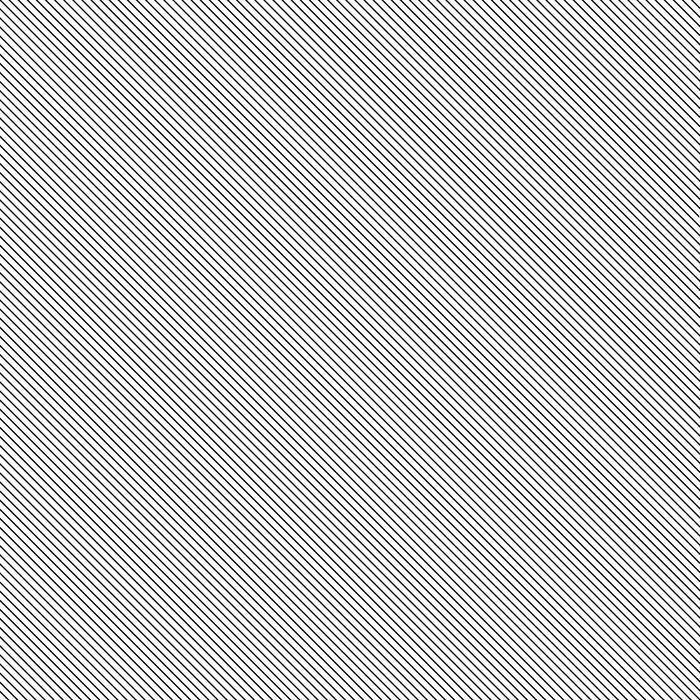
%> input picture dominatfeature/data/1.png, 700 x 700 px, shrunk from 1000 x 1000 before the run; the run also reads 4 pictures not shown here
$ octave exp1_betterlooking.m   (GNU Octave 9; MATLAB toolbox functions it lacks are replaced by stand-ins)
%> lines starting %> are read from the running program, lines starting %| are printed output that depends on the picture; in (x1, y1, x2, y2) boxes, pixels count from 0 and x2, y2 are one past the last pixel; in counts of white or black regions, pixels touching at a corner belong together; the program's own positions count from 1
### config/config_tool.m
[a,b,c] = fileparts(mfilename('fullpath')) ;
[a,b,c] = fileparts(a);
root = a ;

addpath(fullfile(root,'function'));
addpath(fullfile(root,'code_old'));

%addpath(fullfile(root,'gmm'));
%addpath(fullfile(root,'segmentation'));


if systemJudge() == 1
    addpath('~/projects/imageprocessing/common');
    addpath('~/projects/imageprocessing/common_c');
else

    if exist('E:') == 0
        addpath('D:\projects\Matlab\imageprocessing\common');
        addpath('D:\projects\Matlab\imageprocessing\common_c');
    else
        addpath('E:\projects\Matlab\imageprocessing\common');
        addpath('E:\projects\Matlab\imageprocessing\common_c');
    end
end

### dominatfeature/exp1_betterlooking.m
clear all
close all
clc

run('../config/config_tool');
%> (this line was passed over: systemJudge is not available in this run)
addpath('./data/');

grayimg = double(imread('2.png'));
%> grayimg: size 840x840x3 double; every value is 10
clrrimg = double(imread('3.png'));
%> clrrimg: size 840x840x3 double; every value is 80
clrgimg = double(imread('4.png'));
%> clrgimg: size 840x840x3 double; every value is 180
clrbimg = double(imread('5.png'));
%> clrbimg: size 840x840x3 double; every value is 240
textimg = double(imread('1.png'));
%> textimg: size 700x700x3 double; min 0, max 255, mean 200.1; mean of the top-left, top-right, bottom-left and bottom-right quarters 200.1, 200.2, 200.1, 200.1

fall_img = double(imread('in000400.png'));
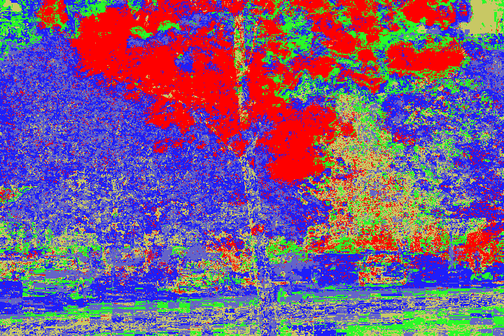
%> input picture dominatfeature/data/in000400.png, 504 x 336 px, shrunk from 720 x 480 before the run

[row_img column_img byte_img] = size(fall_img);
%> row_img = 336; column_img = 504; byte_img = 3

colorlist = [200 200 100
             40  250 40
             30  30  250
             100 100 200
             254 0   0];

showimg = zeros(row_img,column_img,byte_img);


indexr = fall_img(:,:,1) == 254;
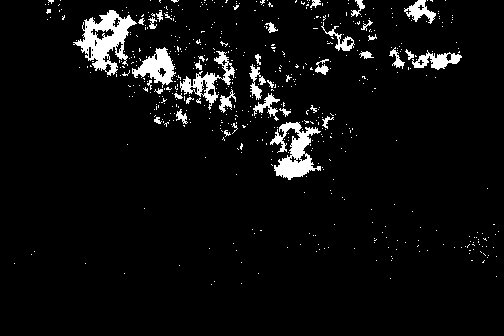
%> indexr: size 336x504 logical; 5.2% white; 557 white regions (521 under 20 px), largest, box (x1, y1, x2, y2) and area: (73, 10, 137, 76) 1811, (270, 122, 321, 180) 1387, (180, 51, 235, 110) 832
indexg = fall_img(:,:,2) == 0;
%> indexg: size 336x504 logical; 10.5% white; 1898 white regions (1866 under 20 px), largest, box (x1, y1, x2, y2) and area: (70, 2, 249, 138) 6641, (245, 52, 336, 182) 3409, (387, 45, 464, 72) 966
indexb = fall_img(:,:,3) == 0;
%> indexb: size 336x504 logical; 9.5% white; 1445 white regions (1406 under 20 px), largest, box (x1, y1, x2, y2) and area: (70, 3, 238, 128) 5750, (257, 110, 337, 182) 2004, (387, 43, 464, 72) 993

index = indexr&indexg&indexb;
%> index: size 336x504 logical; 4.9% white; 341 white regions (305 under 20 px), largest, box (x1, y1, x2, y2) and area: (73, 10, 137, 76) 1791, (270, 122, 321, 180) 1372, (132, 47, 176, 86) 809

textimg = textimg(1:row_img,1:column_img,:);
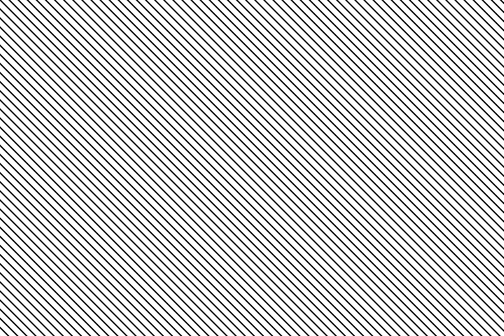
%> textimg: size 336x504x3 double; min 0, max 255, mean 200.1

for i = 1:byte_img
    timg    = textimg(:,:,i);
    tempimg = showimg(:,:,i);
    tempimg(index) = timg(index);
    showimg(:,:,i) = tempimg;
end


indexr = fall_img(:,:,1) == 200;
%> indexr: size 336x504 logical; 0.55% white; 461 white regions (460 under 20 px), largest, box (x1, y1, x2, y2) and area: (467, 0, 497, 32) 419
indexg = fall_img(:,:,2) == 200;
%> indexg: size 336x504 logical; 0.54% white; 389 white regions (388 under 20 px), largest, box (x1, y1, x2, y2) and area: (467, 0, 497, 32) 474
indexb = fall_img(:,:,3) == 100;
%> indexb: size 336x504 logical; 0.65% white; 579 white regions (578 under 20 px), largest, box (x1, y1, x2, y2) and area: (467, 0, 497, 32) 461

index = indexr&indexg&indexb;
%> index: size 336x504 logical; 0.28% white; 42 white regions (41 under 20 px), largest, box (x1, y1, x2, y2) and area: (467, 0, 497, 32) 416

textimg = grayimg(1:row_img,1:column_img,:);
%> textimg: size 336x504x3 double; every value is 10

for i = 1:byte_img
    timg    = textimg(:,:,i);
    tempimg = showimg(:,:,i);
    tempimg(index) = timg(index);
    showimg(:,:,i) = tempimg;
end
%> showimg: size 336x504x3 double; min 0, max 255, mean 9.8; mean of the top-left, top-right, bottom-left and bottom-right quarters 20.6, 17.1, 0, 1.7


indexr = fall_img(:,:,1) == 40;
%> indexr: size 336x504 logical; 0.77% white in thin lines or dots
indexg = fall_img(:,:,2) == 250;
%> indexg: size 336x504 logical; 0.28% white in thin lines or dots
indexb = fall_img(:,:,3) == 40;
%> indexb: size 336x504 logical; 0.47% white in thin lines or dots

index = indexr&indexg&indexb;
%> index: size 336x504 logical; 0.08% white in thin lines or dots

textimg = clrrimg(1:row_img,1:column_img,:);
%> textimg: size 336x504x3 double; every value is 80

for i = 1:byte_img
    timg    = textimg(:,:,i);
    tempimg = showimg(:,:,i);
    tempimg(index) = timg(index);
    showimg(:,:,i) = tempimg;
end
%> showimg: size 336x504x3 double; min 0, max 255, mean 9.9
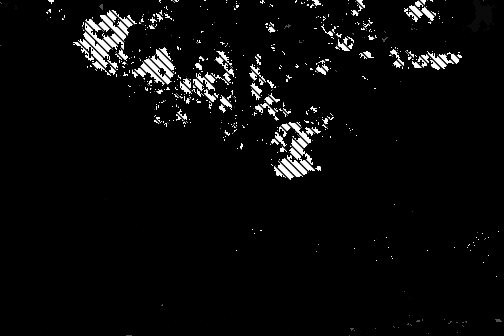
%> tempimg: size 336x504 double; min 0, max 255, mean 9.9


indexr = fall_img(:,:,1) == 30;
%> indexr: size 336x504 logical; 1% white in thin lines or dots
indexg = fall_img(:,:,2) == 30;
%> indexg: size 336x504 logical; 1.2% white in thin lines or dots
indexb = fall_img(:,:,3) == 250;
%> indexb: size 336x504 logical; 0.84% white in thin lines or dots

index = indexr&indexg&indexb;
%> index: size 336x504 logical; 0.25% white in thin lines or dots

textimg = clrgimg(1:row_img,1:column_img,:);
%> textimg: size 336x504x3 double; every value is 180

for i = 1:byte_img
    timg    = textimg(:,:,i);
    tempimg = showimg(:,:,i);
    tempimg(index) = timg(index);
    showimg(:,:,i) = tempimg;
end
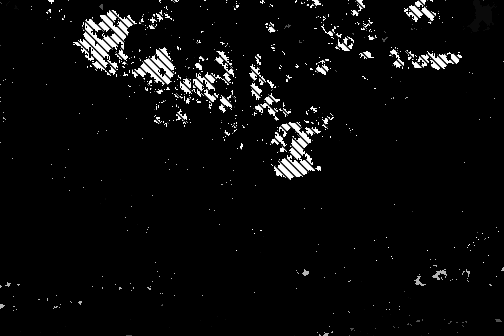
%> showimg: size 336x504x3 double; min 0, max 255, mean 10.4
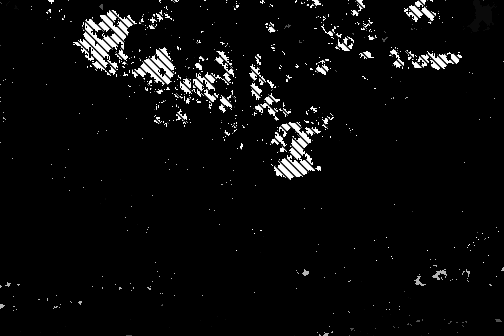
%> tempimg: size 336x504 double; 0.25% of pixels changed, all inside (x1, y1, x2, y2) = (0, 0, 504, 336)


indexr = fall_img(:,:,1) == 100;
%> indexr: size 336x504 logical; 0.72% white in thin lines or dots
indexg = fall_img(:,:,2) == 100;
%> indexg: size 336x504 logical; 0.61% white in thin lines or dots
indexb = fall_img(:,:,3) == 200;
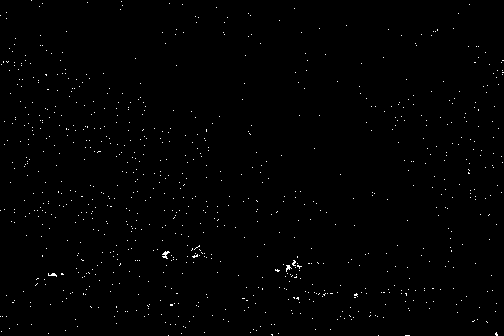
%> indexb: size 336x504 logical; 0.64% white in thin lines or dots

index = indexr&indexg&indexb;

textimg = clrbimg(1:row_img,1:column_img,:);

for i = 1:byte_img
    timg    = textimg(:,:,i);
    tempimg = showimg(:,:,i);
    tempimg(index) = timg(index);
    showimg(:,:,i) = tempimg;
end


global g_displayMatrixImage
g_displayMatrixImage = 1;
figure
displayMatrixImage(1,1,1,showimg)
%> (this line was passed over: displayMatrixImage is not available in this run)
